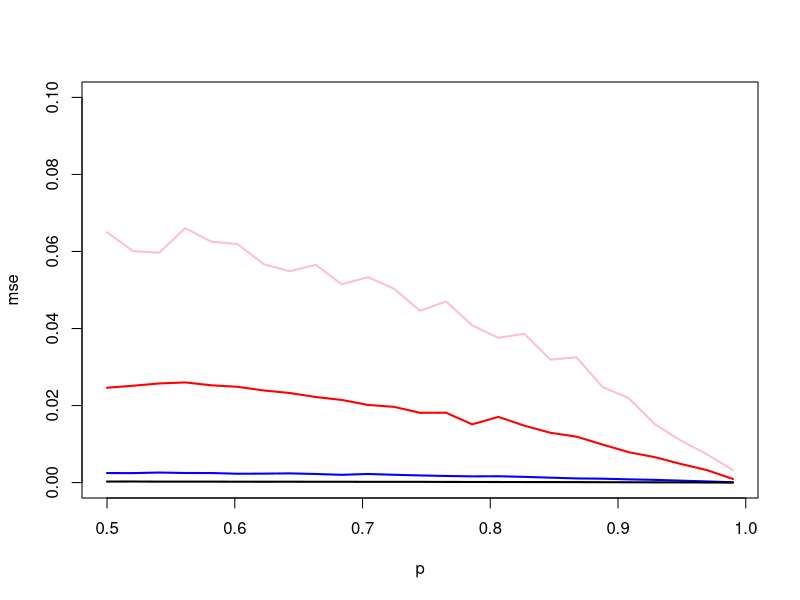
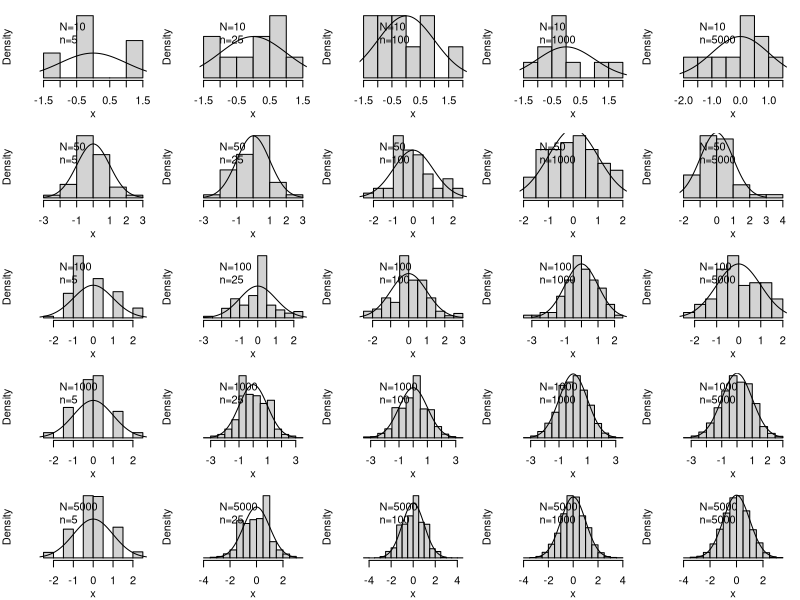

The R source for these figures, in order:
##bernoulli distribution
##how good of an estimate of p is the mean? interplay between the magnitude of p and the sample size

p.est<-list()
for (N in c(4,10,100,1000)) {
    for (p in seq(0.5,0.99,length.out=25)) {
        m<-numeric()
        for (i in 1:1000) {
            coins<-rbinom(N,1,p)
            m[i]<-mean(coins)
        }
        p.est[[paste(N,p)]]<-c(N,p,mean((m-p)^2))
    }
}

x<-data.frame(do.call("rbind",p.est))
L<-split(x,x[,1])
cols<-c("pink","red","blue","black")
plot(NULL,ylim=c(0,0.1),xlim=range(x[,2]),xlab='p',ylab='mse')
for (i in 1:length(L)) lines(L[[i]][,-1],lwd=2,col=cols[i])

##the binomial distribution

##the CLT, https://en.wikipedia.org/wiki/Central_limit_theorem
#Which is relevant, N or n, in terms of having the CLT apply?
fun<-function(N,n,p=0.5) { #N is the number of people, n is the number of tosses per person
    x<-rbinom(N,n,p)
    x<-(x-mean(x))/sd(x)
    hist(x,main='',freq=FALSE,yaxt='n')
    xv<-seq(-3,3,length.out=1000)
    lines(xv,dnorm(xv))
    legend("topleft",bty='n',c(paste0("N=",N),paste0("n=",n)))
}
par(mfrow=c(5,5),mar=c(3,3,1,1),mgp=c(2,1,0),oma=rep(0,4))
for (N in c(10,50,100,1000,5000)) for (n in c(5,25,100,1000,5000)) fun(N,n)
